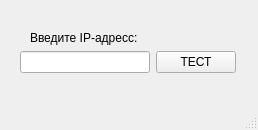
<?xml version="1.0" encoding="UTF-8"?>
<ui version="4.0">
 <class>MainWindow</class>
 <widget class="QMainWindow" name="MainWindow">
  <property name="geometry">
   <rect>
    <x>0</x>
    <y>0</y>
    <width>258</width>
    <height>130</height>
   </rect>
  </property>
  <property name="windowTitle">
   <string>MainWindow</string>
  </property>
  <widget class="QWidget" name="centralwidget">
   <widget class="QLabel" name="label">
    <property name="geometry">
     <rect>
      <x>30</x>
      <y>30</y>
      <width>111</width>
      <height>16</height>
     </rect>
    </property>
    <property name="text">
     <string>Введите IP-адресс:</string>
    </property>
   </widget>
   <widget class="QWidget" name="layoutWidget">
    <property name="geometry">
     <rect>
      <x>20</x>
      <y>50</y>
      <width>216</width>
      <height>25</height>
     </rect>
    </property>
    <layout class="QHBoxLayout" name="horizontalLayout">
     <item>
      <widget class="QLineEdit" name="lineEdit"/>
     </item>
     <item>
      <widget class="QPushButton" name="pushButton">
       <property name="text">
        <string>ТЕСТ</string>
       </property>
      </widget>
     </item>
    </layout>
   </widget>
  </widget>
  <widget class="QMenuBar" name="menubar">
   <property name="geometry">
    <rect>
     <x>0</x>
     <y>0</y>
     <width>258</width>
     <height>21</height>
    </rect>
   </property>
  </widget>
  <widget class="QStatusBar" name="statusbar"/>
 </widget>
 <resources/>
 <connections/>
</ui>
